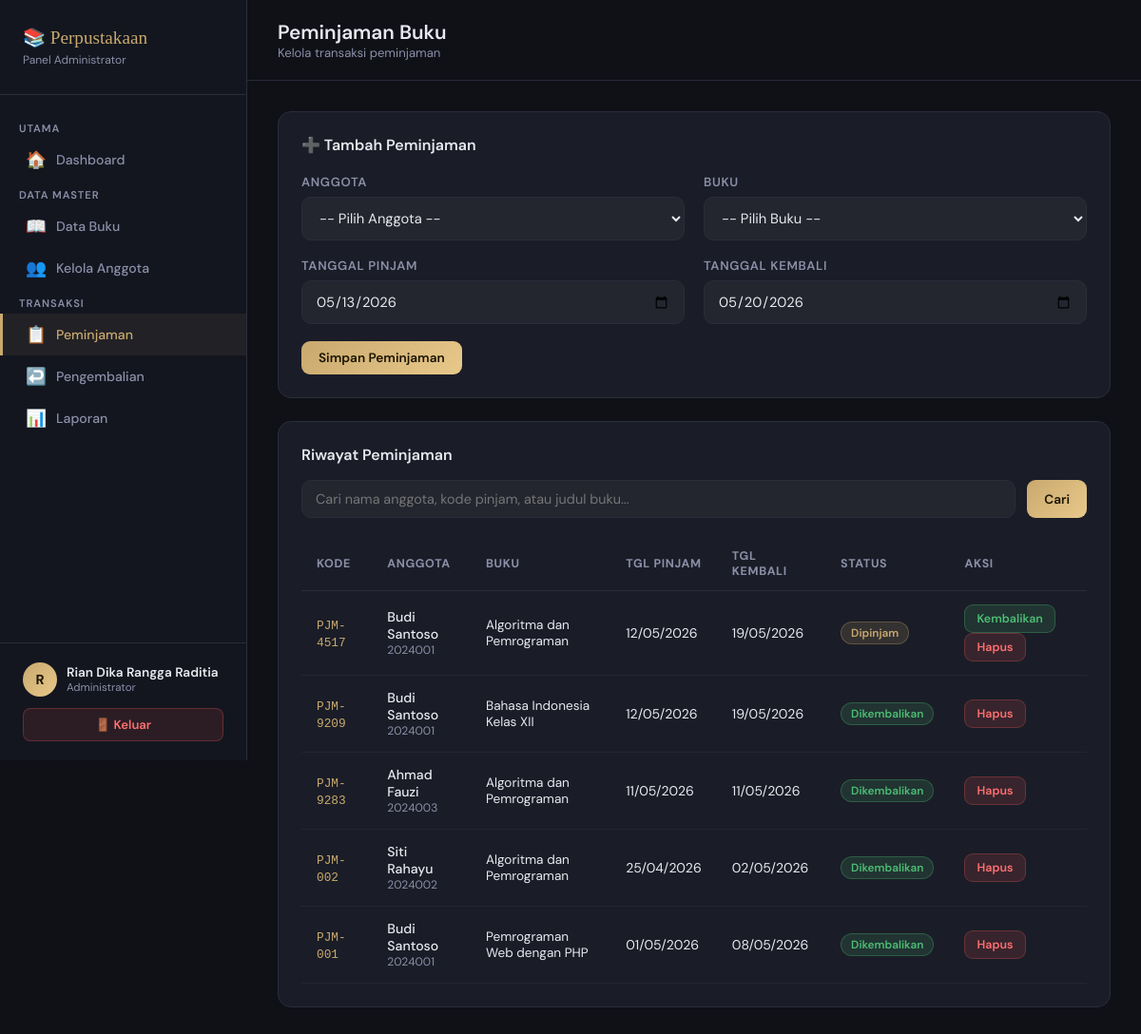
Page /Rangga_aplikasi_peminjaman_buku/admin/peminjaman.php (signed in) on the committed database.
### tables this page shows
CREATE TABLE `peminjaman` (
  `id` int(11) NOT NULL,
  `kode_pinjam` varchar(20) NOT NULL,
  `anggota_id` int(11) NOT NULL,
  `buku_id` int(11) NOT NULL,
  `tgl_pinjam` date NOT NULL,
  `tgl_kembali` date NOT NULL,
  `tgl_pengembalian` date DEFAULT NULL,
  `status` enum('dipinjam','dikembalikan','terlambat') DEFAULT 'dipinjam',
  `denda` int(11) DEFAULT 0,
  `created_at` timestamp NOT NULL DEFAULT current_timestamp()
);

CREATE TABLE `anggota` (
  `id` int(11) NOT NULL,
  `nis` varchar(20) NOT NULL,
  `nama` varchar(100) NOT NULL,
  `kelas` varchar(20) DEFAULT NULL,
  `alamat` text DEFAULT NULL,
  `telepon` varchar(15) DEFAULT NULL,
  `user_id` int(11) DEFAULT NULL,
  `created_at` timestamp NOT NULL DEFAULT current_timestamp()
);

CREATE TABLE `buku` (
  `id` int(11) NOT NULL,
  `kode_buku` varchar(20) NOT NULL,
  `judul` varchar(200) NOT NULL,
  `pengarang` varchar(100) DEFAULT NULL,
  `penerbit` varchar(100) DEFAULT NULL,
  `tahun_terbit` year(4) DEFAULT NULL,
  `kategori` varchar(50) DEFAULT NULL,
  `stok` int(11) DEFAULT 0,
  `created_at` timestamp NOT NULL DEFAULT current_timestamp()
);

### Rangga_aplikasi_peminjaman_buku/admin/peminjaman.php (the view, shortened to what this page needs)
<?php
include "../koneksi.php";
include "../includes/navbar_admin.php";
$search = isset($_GET['q']) ? mysqli_real_escape_string($conn, $_GET['q']) : '';
$where  = $search ? "WHERE a.nama LIKE '%$search%' OR p.kode_pinjam LIKE '%$search%' OR b.judul LIKE '%$search%'" : '';
$query = mysqli_query($conn, "
    SELECT p.*, a.nama AS nama_anggota, a.nis, b.judul, b.kode_buku
    FROM peminjaman p
    JOIN anggota a ON p.anggota_id=a.id
    JOIN buku b ON p.buku_id=b.id
    $where ORDER BY p.id DESC
");
?>
<div class="topbar">
    <div>
        <h1>Peminjaman Buku</h1>
        <div class="breadcrumb">Kelola transaksi peminjaman</div>
    </div>
</div>
<div class="content">
<div class="card">
    <h3 style="font-size:1rem;font-weight:600;margin-bottom:20px;">➕ Tambah Peminjaman</h3>
    <form method="POST">
        <div class="form-row">
            <div class="form-group">
                <label>Anggota</label>
                <select name="anggota_id" required>
                    <option value="">-- Pilih Anggota --</option>
                </select>
            </div>
            <div class="form-group">
                <label>Buku</label>
                <select name="buku_id" required>
                    <option value="">-- Pilih Buku --</option>
                </select>
            </div>
        </div>
        <div class="form-row">
            <div class="form-group">
                <label>Tanggal Pinjam</label>
                <input type="date" name="tgl_pinjam" value="<?= date('Y-m-d') ?>" required>
            </div>
            <div class="form-group">
                <label>Tanggal Kembali</label>
                <input type="date" name="tgl_kembali" value="<?= date('Y-m-d', strtotime('+7 days')) ?>" required>
            </div>
        </div>
        <button type="submit" name="simpan" class="btn btn-primary">Simpan Peminjaman</button>
    </form>
</div>
<div class="card">
    <div style="display:flex;justify-content:space-between;align-items:center;margin-bottom:16px;">
        <h3 style="font-size:1rem;font-weight:600;">Riwayat Peminjaman</h3>
    </div>
    <form method="GET" class="search-box">
        <input type="text" name="q" value="<?= htmlspecialchars($search) ?>" placeholder="Cari nama anggota, kode pinjam, atau judul buku...">
        <button type="submit" class="btn btn-primary">Cari</button>
    </form>
    <table>
        <thead>
            <tr><th>Kode</th><th>Anggota</th><th>Buku</th><th>Tgl Pinjam</th><th>Tgl Kembali</th><th>Status</th><th>Aksi</th></tr>
        </thead>
        <tbody>
            <?php while($row = mysqli_fetch_assoc($query)):
            ?>
            <tr>
                <td><code style="color:var(--gold);font-size:.8rem;"><?= $row['kode_pinjam'] ?></code></td>
                <td>
                    <div style="font-weight:500;"><?= htmlspecialchars($row['nama_anggota']) ?></div>
                    <div style="font-size:.76rem;color:var(--muted);"><?= $row['nis'] ?></div>
                </td>
                <td style="font-size:.85rem;"><?= htmlspecialchars($row['judul']) ?></td>
                <td><?= date('d/m/Y', strtotime($row['tgl_pinjam'])) ?></td>
                <td><?= date('d/m/Y', strtotime($row['tgl_kembali'])) ?></td>
                <td>
                    <?php if($row['status']=='dikembalikan'): ?><span class="badge badge-green">Dikembalikan</span>
                    <?php elseif($row['status']=='terlambat'): ?><span class="badge badge-red">Terlambat</span>
                    <?php else: ?><span class="badge badge-gold">Dipinjam</span><?php endif; ?>
                </td>
                <td>
                    <?php if($row['status'] != 'dikembalikan'): ?>
                    <a href="pengembalian.php?id=<?= $row['id'] ?>" class="btn btn-sm" style="background:rgba(77,189,116,.15);border:1px solid rgba(77,189,116,.3);color:#4dbd74;">Kembalikan</a>
                    <?php endif; ?>
                    <a href="peminjaman.php?hapus=<?= $row['id'] ?>" class="btn btn-sm btn-danger" onclick="return confirm('Hapus data ini?')">Hapus</a>
                </td>
            </tr>
            <?php endwhile; ?>
        </tbody>
    </table>
</div>
</div>
</div></body></html>

### Rangga_aplikasi_peminjaman_buku/includes/navbar_admin.php (style rules this page uses)
:root { --bg:#0f1117;--sidebar:#13161f;--card:#1a1d27;--border:#2a2d3a;--gold:#c9a96e;--gold-light:#e8c88a;--text:#e8e8f0;--muted:#8b8fa8;--danger:#e05555;--success:#4dbd74; }
* { margin:0;padding:0;box-sizing:border-box; }
body { font-family:'DM Sans',sans-serif;background:var(--bg);color:var(--text);display:flex;min-height:100vh; }
.topbar { padding:20px 32px;border-bottom:1px solid var(--border);background:var(--bg);display:flex;align-items:center;justify-content:space-between; }
.topbar h1 { font-size:1.3rem;font-weight:600; }
.topbar .breadcrumb { font-size:.82rem;color:var(--muted); }
.content { padding:32px;flex:1; }
.card { background:var(--card);border:1px solid var(--border);border-radius:14px;padding:24px;margin-bottom:24px; }
table { width:100%;border-collapse:collapse; }
thead th { text-align:left;padding:12px 16px;font-size:.78rem;color:var(--muted);text-transform:uppercase;letter-spacing:.05em;border-bottom:1px solid var(--border); }
tbody td { padding:14px 16px;font-size:.88rem;border-bottom:1px solid rgba(255,255,255,.04); }
.badge { display:inline-block;padding:3px 10px;border-radius:20px;font-size:.74rem;font-weight:600; }
.badge-gold { background:rgba(201,169,110,.15);color:var(--gold);border:1px solid rgba(201,169,110,.3); }
.badge-green { background:rgba(77,189,116,.15);color:#4dbd74;border:1px solid rgba(77,189,116,.3); }
.btn { display:inline-block;padding:9px 18px;border-radius:9px;font-size:.85rem;font-weight:600;text-decoration:none;border:none;cursor:pointer;font-family:'DM Sans',sans-serif;transition:all .2s; }
.btn-primary { background:linear-gradient(135deg,var(--gold),var(--gold-light));color:#1a1400; }
.btn-danger { background:rgba(224,85,85,.15);border:1px solid rgba(224,85,85,.3);color:#ff7070; }
.btn-sm { padding:6px 12px;font-size:.78rem; }
.form-group { margin-bottom:18px; }
.form-group label { display:block;font-size:.82rem;font-weight:600;color:var(--muted);margin-bottom:7px;text-transform:uppercase;letter-spacing:.05em; }
.form-group input,.form-group select,.form-group textarea { width:100%;background:rgba(255,255,255,.04);border:1px solid var(--border);border-radius:10px;padding:11px 14px;color:var(--text);font-size:.92rem;font-family:'DM Sans',sans-serif;transition:all .2s;outline:none; }
.form-group select option { background:var(--card); }
.form-row { display:grid;grid-template-columns:1fr 1fr;gap:20px; }
.search-box { display:flex;gap:12px;margin-bottom:20px; }
.search-box input { flex:1;background:rgba(255,255,255,.04);border:1px solid var(--border);border-radius:10px;padding:10px 14px;color:var(--text);font-size:.9rem;font-family:'DM Sans',sans-serif;outline:none; }

### rows in the picture
peminjaman: kode_pinjam "PJM-4517", anggota.nama "Budi Santoso", anggota.nis "2024001", buku.judul "Algoritma dan Pemrograman", tgl_pinjam "12/05/2026", tgl_kembali "19/05/2026", status "Dipinjam"
peminjaman: kode_pinjam "PJM-9209", anggota.nama "Budi Santoso", anggota.nis "2024001", buku.judul "Bahasa Indonesia Kelas XII", tgl_pinjam "12/05/2026", tgl_kembali "19/05/2026", status "Dikembalikan"
peminjaman: kode_pinjam "PJM-9283", anggota.nama "Ahmad Fauzi", anggota.nis "2024003", buku.judul "Algoritma dan Pemrograman", tgl_pinjam "11/05/2026", tgl_kembali "11/05/2026", status "Dikembalikan"
peminjaman: kode_pinjam "PJM-002", anggota.nama "Siti Rahayu", anggota.nis "2024002", buku.judul "Algoritma dan Pemrograman", tgl_pinjam "25/04/2026", tgl_kembali "02/05/2026", status "Dikembalikan"
peminjaman: kode_pinjam "PJM-001", anggota.nama "Budi Santoso", anggota.nis "2024001", buku.judul "Pemrograman Web dengan PHP", tgl_pinjam "01/05/2026", tgl_kembali "08/05/2026", status "Dikembalikan"

### other values in the picture
substr($_SESSION['nama'], 0, 1) "R"
$_SESSION['nama'] "Rian Dika Rangga Raditia"
